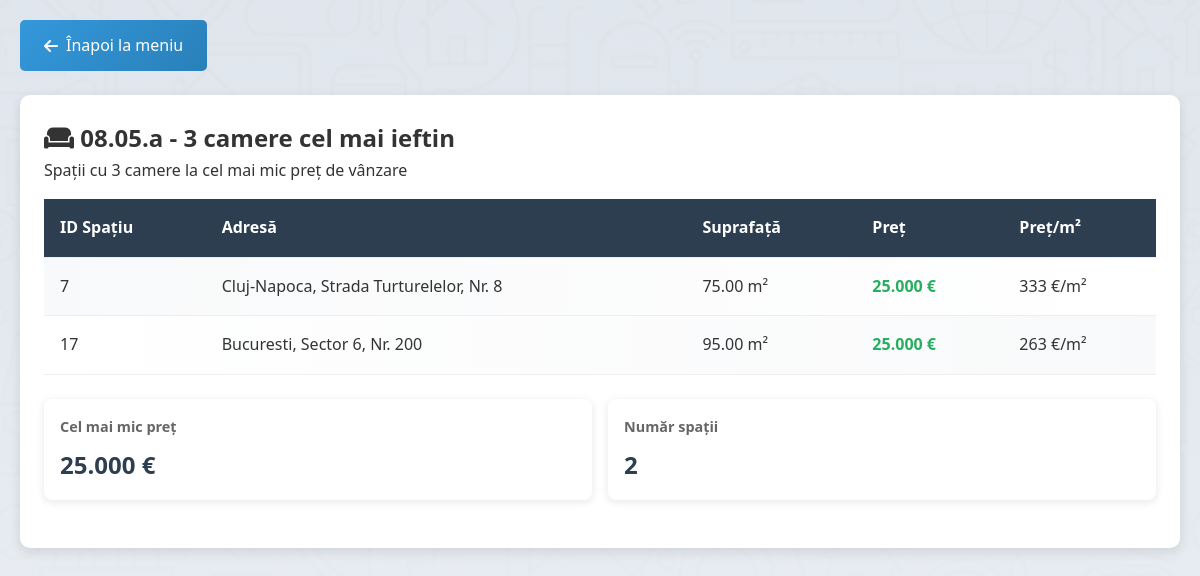
The page /RealEstateManagementHTML_PHP_JS_SQL/query5a.php on the database its author committed.
### tables this page shows
CREATE TABLE Spatiu (
    id_spatiu INT PRIMARY KEY AUTO_INCREMENT,
    adresa VARCHAR(200) NOT NULL,
    zona INT NOT NULL,
    suprafata DECIMAL(10,2) NOT NULL,
    id_tip INT NOT NULL,
    FOREIGN KEY (id_tip) REFERENCES Tip(id_tip)
);

### RealEstateManagementHTML_PHP_JS_SQL/config.php (called while the page is built, shortened)
<?php
function formatPrice($price, $currency) {
    $formatted = number_format($price, 0, ',', '.');
    $symbols = ['EUR' => '€', 'RON' => 'RON', 'USD' => '$'];
    $symbol = $symbols[$currency] ?? $currency;
    return $formatted . ' ' . $symbol;
}
?>

### RealEstateManagementHTML_PHP_JS_SQL/query5a.php (the view, shortened to what this page needs)
<?php require_once 'config.php'; ?>
<!DOCTYPE html>
<html lang="ro">
<head>
    <link rel="stylesheet" href="style.css">
    <link rel="stylesheet" href="https://cdnjs.cloudflare.com/ajax/libs/font-awesome/6.4.0/css/all.min.css">
</head>
<body>
    <div class="container">
        <a href="index.php" class="back-btn">
            <i class="fas fa-arrow-left"></i> Înapoi la meniu
        </a>
        <div class="table-container">
            <h2><i class="fas fa-couch"></i> 08.05.a - 3 camere cel mai ieftin</h2>
            <p>Spații cu 3 camere la cel mai mic preț de vânzare</p>
            <?php
            $sql = "SELECT s.id_spatiu, s.adresa, s.suprafata, o.pret, o.moneda, t.caracteristici
                    FROM Spatiu s
                    JOIN Tip t ON s.id_tip = t.id_tip
                    JOIN Oferta o ON s.id_spatiu = o.id_spatiu
                    WHERE t.caracteristici LIKE '%3 camere%'
                    AND o.vanzare = 'D'
                    AND o.pret = (
                        SELECT MIN(o2.pret)
                        FROM Oferta o2
                        JOIN Spatiu s2 ON o2.id_spatiu = s2.id_spatiu
                        JOIN Tip t2 ON s2.id_tip = t2.id_tip
                        WHERE t2.caracteristici LIKE '%3 camere%'
                        AND o2.vanzare = 'D'
                    )";
            try {
                $stmt = $conn->query($sql);
                $rows = $stmt->fetchAll();
                $count = count($rows);
                $minPrice = $count > 0 ? $rows[0]['pret'] : null;
            ?>
            <table>
                <thead>
                    <tr>
                        <th>ID Spațiu</th>
                        <th>Adresă</th>
                        <th>Suprafață</th>
                        <th>Preț</th>
                        <th>Preț/m²</th>
                    </tr>
                </thead>
                <tbody>
                    <?php foreach ($rows as $row): ?>
                    <tr>
                        <td><?php echo $row['id_spatiu']; ?></td>
                        <td><?php echo $row['adresa']; ?></td>
                        <td><?php echo $row['suprafata']; ?> m²</td>
                        <td><strong style="color: #27ae60;"><?php echo formatPrice($row['pret'], $row['moneda']); ?></strong></td>
                        <td><?php echo formatPrice($row['pret'] / $row['suprafata'], $row['moneda']); ?>/m²</td>
                    </tr>
                    <?php endforeach; ?>
                </tbody>
            </table>
            <div class="stats">
                <div class="stat-box">
                    <h4>Cel mai mic preț</h4>
                    <p><?php echo $minPrice !== null ? formatPrice($minPrice, 'EUR') : '-'; ?></p>
                </div>
                <div class="stat-box">
                    <h4>Număr spații</h4>
                    <p><?php echo $count; ?></p>
                </div>
            </div>
            <?php
            } catch(PDOException $e) {
                echo "<p style='color: red;'>Eroare SQL: " . $e->getMessage() . "</p>";
            }
            ?>
        </div>
</body>
</html>

### RealEstateManagementHTML_PHP_JS_SQL/style.css (style rules this page uses)
* { margin: 0; padding: 0; box-sizing: border-box; }
body { font-family: 'Segoe UI', Tahoma, Geneva, Verdana, sans-serif; background: linear-gradient(rgba(245, 247, 250, 0.9), rgba(245, 247, 250, 0.95)), url('images/body.avif') center/cover fixed; color: #333; line-height: 1.6; min-height: 100vh; animation: pageFadeIn 0.5s ease-out; }
.container { max-width: 1200px; margin: 0 auto; padding: 20px; }
.back-btn { display: inline-flex; align-items: center; gap: 0.5rem; padding: 0.8rem 1.5rem; background: #3498db; color: white; text-decoration: none; border-radius: 5px; margin-bottom: 1.5rem; transition: background 0.3s; }
.table-container { background: white; border-radius: 10px; box-shadow: 0 4px 12px rgba(0,0,0,0.1); padding: 1.5rem; overflow-x: auto; }
table { width: 100%; border-collapse: collapse; margin-top: 1rem; }
thead { background: #2c3e50; color: white; }
th, td { padding: 1rem; text-align: left; border-bottom: 1px solid #eee; }
th { font-weight: 600; }
tbody tr:nth-child(even) { background: #f8f9fa; }
.stats { display: flex; gap: 1rem; flex-wrap: wrap; margin: 1.5rem 0; }
.stat-box { flex: 1; min-width: 200px; background: white; padding: 1rem; border-radius: 8px; box-shadow: 0 2px 8px rgba(0,0,0,0.1); }
.stat-box h4 { color: #666; font-size: 0.9rem; margin-bottom: 0.5rem; }
.stat-box p { font-size: 1.5rem; font-weight: bold; color: #2c3e50; }
.stat-box { transition: transform 0.3s; }
tbody tr:nth-child(odd) { background: linear-gradient(90deg, #f8f9fa, #ffffff); }
tbody tr:nth-child(even) { background: linear-gradient(90deg, #ffffff, #f8f9fa); }
.back-btn, .submit-btn { background: linear-gradient(135deg, #3498db, #2980b9); border: none; position: relative; overflow: hidden; }
.back-btn::after, .submit-btn::after { content: ''; position: absolute; top: 50%; left: 50%; width: 5px; height: 5px; background: rgba(255, 255, 255, 0.5); opacity: 0; border-radius: 100%; transform: scale(1, 1) translate(-50%); transform-origin: 50% 50%; }

### rows shown on the page
spatiu: id_spatiu "7", adresa "Cluj-Napoca, Strada Turturelelor, Nr. 8", suprafata "75.00", moneda "25.000 €", moneda "333 €"
spatiu: id_spatiu "17", adresa "Bucuresti, Sector 6, Nr. 200", suprafata "95.00", moneda "25.000 €", moneda "263 €"

### other values the page prints
formatPrice($minPrice, 'EUR') "25.000 €"
$count "2"
